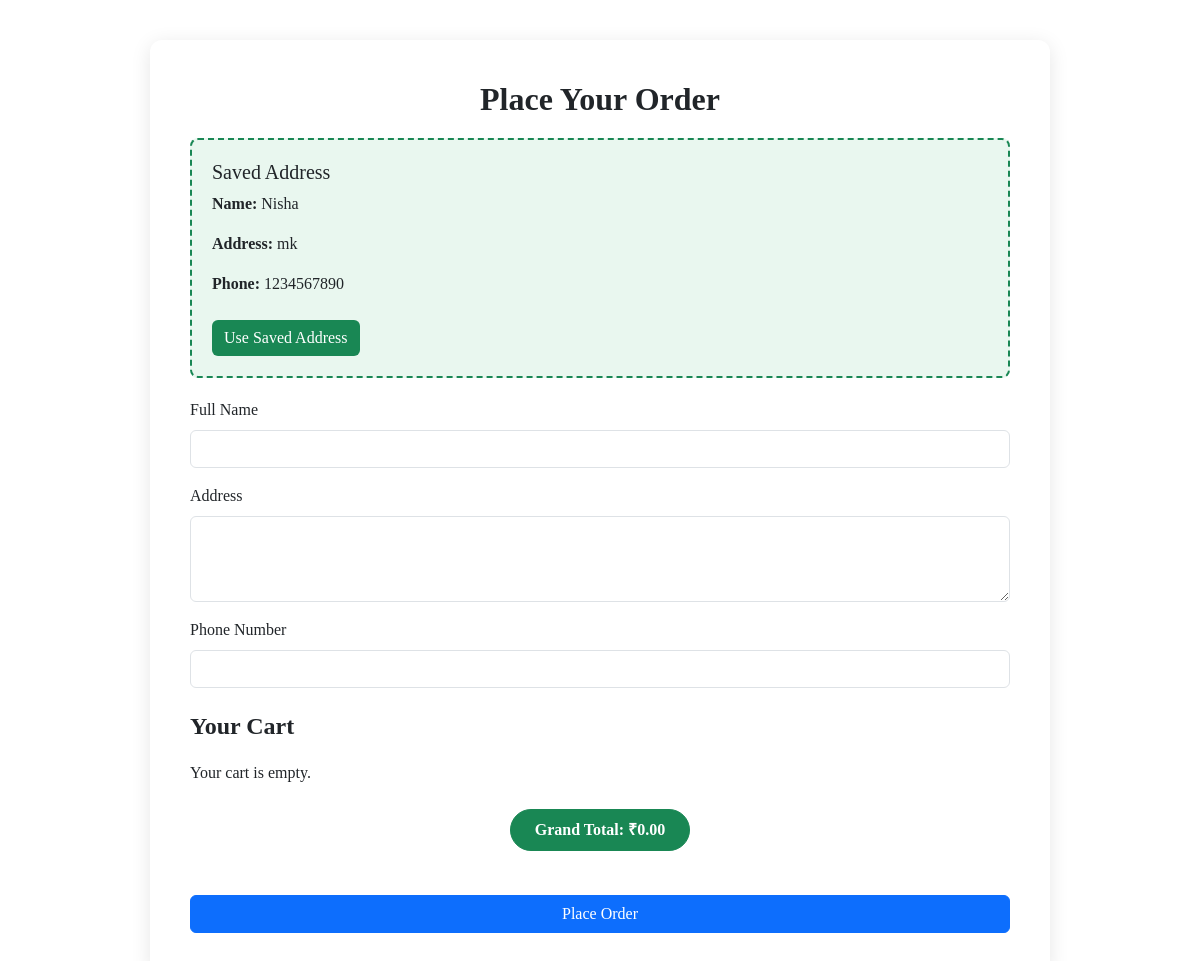
/cart_address_page/ (signed in), run on the app's committed database.
### app/models.py (models this page shows)
class Address(models.Model):
    user = models.ForeignKey(User, on_delete=models.CASCADE)
    name = models.CharField(max_length=255)
    address = models.TextField()
    phone_number = models.CharField(max_length=20)

### app/views.py (the view, shortened to what this page needs)
# urls.py: path('cart_address_page/', views.cart_address_page, name='cart_address_page'),
@login_required
def cart_address_page(req):
    cart_items = Cart.objects.filter(user=req.user)
    user_address = Address.objects.filter(user=req.user).first()
    user = User.objects.get(username=req.session['user'])
    return render(req, 'user/cart_order.html', {
        'cart_items': cart_items,
        'user_address': user_address
    })

### templates/user/cart_order.html (shortened to what this page needs)
<!DOCTYPE html>
<html lang="en">
<head>
    <link href="https://cdn.jsdelivr.net/npm/bootstrap@5.3.3/dist/css/bootstrap.min.css" rel="stylesheet">
    <link href="https://unpkg.com/aos@next/dist/aos.css" rel="stylesheet">
</head>
<body>
<div class="container" data-aos="fade-up">
    <h2 class="text-center">Place Your Order</h2>
    {% if user_address %}
    <div id="saved-address-box" class="saved-address-box"
         data-name="{{ user_address.name }}"
         data-address="{{ user_address.address }}"
         data-phone="{{ user_address.phone_number }}"
         data-email="{{ user_address.email }}">
        <h5>Saved Address</h5>
        <p><strong>Name:</strong> {{ user_address.name }}</p>
        <p><strong>Address:</strong> {{ user_address.address }}</p>
        <p><strong>Phone:</strong> {{ user_address.phone_number }}</p>
        <button type="button" id="use-saved-address-btn" class="btn btn-use-address mt-2">Use Saved Address</button>
    </div>
    {% endif %}
    <form method="POST">
        <div class="mb-3">
            <label for="name" class="form-label">Full Name</label>
            <input type="text" id="name" name="name" class="form-control" required>
        </div>
        <div class="mb-3">
            <label for="address" class="form-label">Address</label>
            <textarea id="address" name="address" class="form-control" rows="3" required></textarea>
        </div>
        <div class="mb-3">
            <label for="phone_number" class="form-label">Phone Number</label>
            <input type="text" id="phone_number" name="phone_number" class="form-control" required
            pattern="[0-9]{10}" maxlength="10" minlength="10" oninput="this.value = this.value.replace(/[^0-9]/g, '')">
        </div>
        <h4 class="mt-4">Your Cart</h4>
        {% for cart_item in cart_items %}
        <div class="card mb-3" style="border: none;">
            <div class="row g-0">
                <div class="col-md-4">
                    <img src="{{ cart_item.cake.img.url }}" class="img-fluid rounded-start" alt="{{ cart_item.cake.name }}" style="max-width: 150px; height: auto;">
                </div>
                <!-- <div class="col-md-4">
                    <img src="{{ cart_item.cake.img.url }}" class="img-fluid rounded-start" alt="{{ cart_item.cake.name }}">
                </div> -->
                <div class="col-md-8">
                    <div class="card-body">
                        <h5 class="card-title">{{ cart_item.cake.name }}</h5>
                        <p class="card-text"><strong>Price:</strong> ₹<span class="item-price">{{ cart_item.cake.price }}</span></p>
                    </div>
                </div>
            </div>
            <hr>
        </div>
        {% empty %}
        <p>Your cart is empty.</p>
        {% endfor %}
        <h4 class="text-center mt-4">
            <button class="btn btn-success fw-bold px-4 py-2 rounded-pill" id="grand-total-btn">
                Grand Total: ₹<span id="grand-total">0</span>
            </button>
        </h4>
        <button type="submit" class="btn btn-primary w-100 mt-4">Place Order</button>
    </form>
</div>
</body>
</html>

### templates/user/cart_order.html (style rules this page uses)
body { background-color: white; font-family: "Playfair Display", serif; }
.container { max-width: 900px; background: #fff; padding: 40px; border-radius: 12px; box-shadow: 0 4px 20px rgba(0, 0, 0, 0.1); margin-top: 40px; }
h2, h3, h4 { font-weight: 600; margin-bottom: 20px; }
.saved-address-box { border: 2px dashed #198754; padding: 20px; border-radius: 8px; background-color: #e9f7ef; margin-bottom: 20px; position: relative; }
.btn-use-address { background-color: #198754; color: white; border: none; transition: all 0.3s ease; }

### data on the page
Address: name "Nisha", address "mk", phone_number "1234567890"
